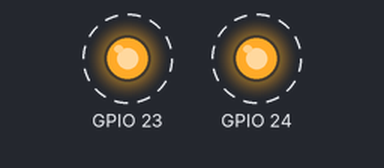
Recording of a program running on a simulated Raspberry Pi (BCM pin numbers). Parts: output pins drawn as LEDs (lit = HIGH). Dashed ring = blinking. At 3.0 s the program stops and its outputs stay as they are.

Above: at 0.5 s.
Timing chart, 0 to 4.5 s (numbered marks = the images above):
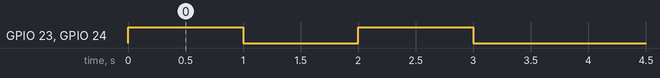

The program:

doubleLEDBlink.py
```python
#double led blink controlled by GPIO 23 & 24 (BCM mode)
import time
import RPi.GPIO as GPIO
#init parameters
GPIO.setmode(GPIO.BCM)
GPIO.setwarnings(False)
#init pins as output
GPIO.setup(23,GPIO.OUT)
GPIO.setup(24,GPIO.OUT)
#lights on
GPIO.output(23,GPIO.HIGH)
GPIO.output(24,GPIO.HIGH)
time.sleep(1)
#lights off
GPIO.output(23,GPIO.LOW)
GPIO.output(24,GPIO.LOW)
time.sleep(1)
#lights on
GPIO.output(23,GPIO.HIGH)
GPIO.output(24,GPIO.HIGH)
time.sleep(1)
#lights off
GPIO.output(23,GPIO.LOW)
GPIO.output(24,GPIO.LOW)
GPIO.cleanup()
```

Measured:
- by itself, GPIO 23, GPIO 24: alternates HIGH for 1.0 s and LOW for 1.0 s
